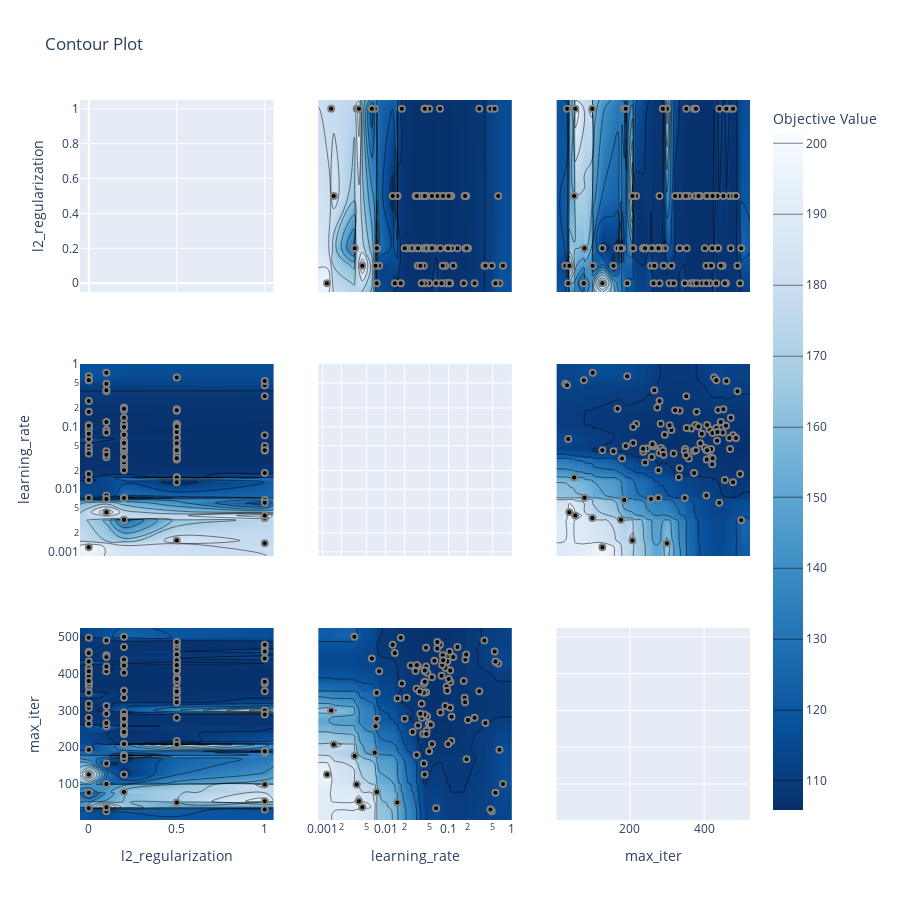

Source (notebook cell):
### Markdown cell above
**How relevant was the definition of the search space?**

To answer this question, we can use `optuna.visualization.plot_contour()`, which generates **contour plots** showing how the objective value varies with different hyperparameter values.

By default, the function returns a contour plot for **each pair of hyperparameters**, but you can also provide **specific pairs** to focus on the relationship between particular parameters.

### Code cell
# Contour plot to see the relationship between hyperparameters and objective value
optuna.visualization.plot_contour(study=study).update_layout(width=900, height=900)
